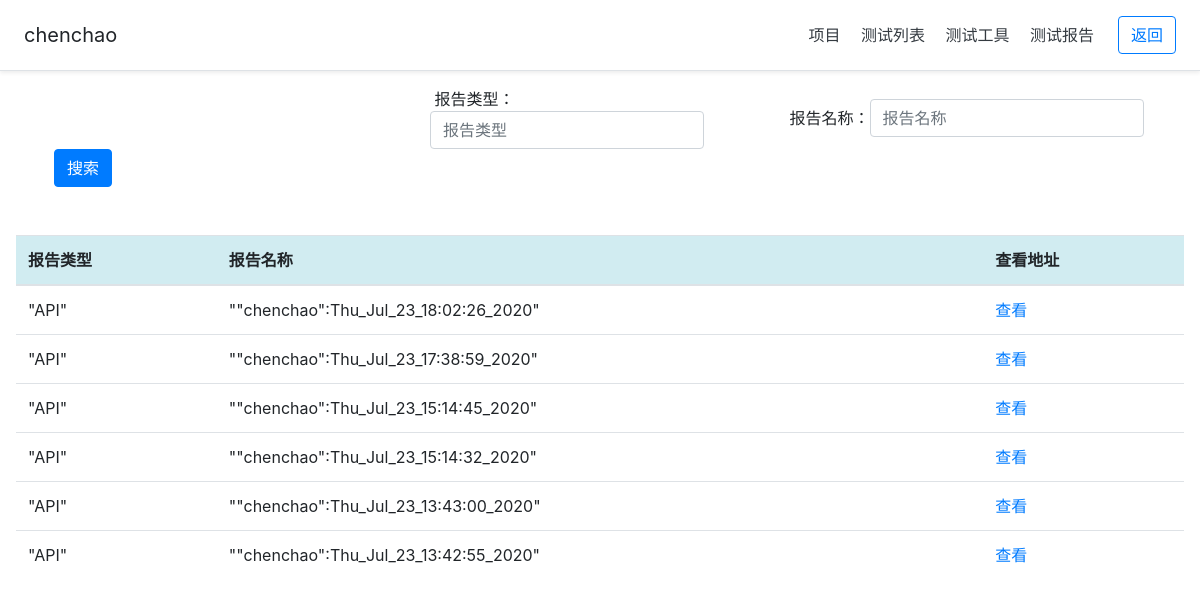
Screenshot of /Dcc/case_report/ (signed in) with the database file from the repository.
### Dcc/models.py (models this page shows, shortened)
class reportlist(models.Model):
    reportname = models.CharField(max_length=128)
    reportclass = models.CharField(max_length=128,default="")
    report = models.CharField(max_length=5000)
    report_id = models.AutoField(primary_key=True)
    c_time = models.DateTimeField(auto_now_add=True)
    class Meta:
        ordering = ["-c_time"]
        verbose_name = "测试报告"
        verbose_name_plural = "测试报告"

### Dcc/views.py (the view)
# urls.py: path('case_report/',views.case_report),
@csrf_exempt
@ensure_csrf_cookie
def case_report(request):
    caseapi_return = {
        "code": '',
        "msg": '',
        "equipment": {
        }
    }
    if request.method == 'POST':
        return HttpResponse(json.dumps("我还没写完"))
    else:
        reportlist = models.reportlist()
        report = models.reportlist.objects.all()
        for index in range(len(report)):
            caseapi_return['equipment'][index] = {
                'reportclass': report[index].reportclass,
                'reportname': report[index].reportname,
                'go': report[index].report_id
            }
        return render(request, 'Dcc/report_list.html', locals())

### Dcc/templates/Dcc/report_list.html (shortened to what this page needs)
{% load static %}
<!doctype html>
<html lang="en">
  <head>
    <link href="https://cdn.bootcss.com/twitter-bootstrap/4.3.1/css/bootstrap.min.css" rel="stylesheet">
    <link href="{% static 'login/css/login.css' %}" rel="stylesheet"/>
  </head>
  <body>
    <div class="d-flex flex-column flex-md-row align-items-center p-3 px-md-4 mb-3 bg-white border-bottom shadow-sm">
  <h5 class="my-0 mr-md-auto font-weight-normal">{{ request.session.user_name }}</h5>
  <nav class="my-2 my-md-0 mr-md-3">
    <a class="p-2 text-dark" href="#">项目</a>
    <a class="p-2 text-dark" href="/Dcc/caseapi/">测试列表</a>
    <a class="p-2 text-dark" href="#">测试工具</a>
    <a class="p-2 text-dark" href="/Dcc/case_report/">测试报告</a>
  </nav>
  <a class="btn btn-outline-primary" href="/login/index/">返回</a>
</div>
<div class="row ">
    <div class="col-md-20  container">
        <form class="form-inline" action="/Dcc/searchreport/" method="post">
                <div class="col-4 form-group" >
                    &nbsp<label for="Item">报告类型：</label>
                    <input type="text" name="reportclasss" class="form-control class" id="reportclass" placeholder="报告类型">
                </div>
                <div class="form-group">
                    &nbsp<label for="Item">报告名称：</label>
                    <input type="text" name="reportnames" class="form-control reportname" id="reportname" placeholder="报告名称">
                </div>
                <div class="form-group">
                    &nbsp&nbsp <button type="submit" class="btn btn-primary float-right">搜索</button>
                </div>
          </form>
    </div>
</div>
    <div class="pricing-header px-3 py-3 pt-md-5 pb-md-4 mx-auto">
        <table data-table class="table table-hover">
            <thead>
             <tr bgcolor="#d1ecf1">
                 <th>报告类型</th>
                 <th>报告名称</th>
                 <th>查看地址</th>
             </tr>
            </thead>
            <tbody>
                {% for keys, row in caseapi_return.equipment.items %}
                <tr class="success api-line">
                    {% for key, value in row.items %}
                        {% if key == 'go' %}
                             <td >
                                 <a  class='editcase_id={{ value }}' href="/Dcc/case_report_index/?report_id={{ value }}" name={{ value }} report_id={{ value }}>查看</a>
                              </td>
                        {% else %}
                            <td >
                                "{{ value }}"
                            </td>
                        {% endif %}
                    {% endfor %}
                </tr> {% endfor %}
            </tbody>
           </table>
    </div>
  </body>
</html>

### login/static/login/css/login.css (style rules this page uses)
body { height: 100%; }

### rows the page displays
reportlist: row "API" "\"chenchao\":Thu_Jul_23_18:02:26_2020"
reportlist: row "API" "\"chenchao\":Thu_Jul_23_17:38:59_2020"
reportlist: row "API" "\"chenchao\":Thu_Jul_23_15:14:45_2020"
reportlist: row "API" "\"chenchao\":Thu_Jul_23_15:14:32_2020"
reportlist: row "API" "\"chenchao\":Thu_Jul_23_13:43:00_2020"
reportlist: row "API" "\"chenchao\":Thu_Jul_23_13:42:55_2020"

### other values shown
{{ request.session.user_name }} "chenchao"
